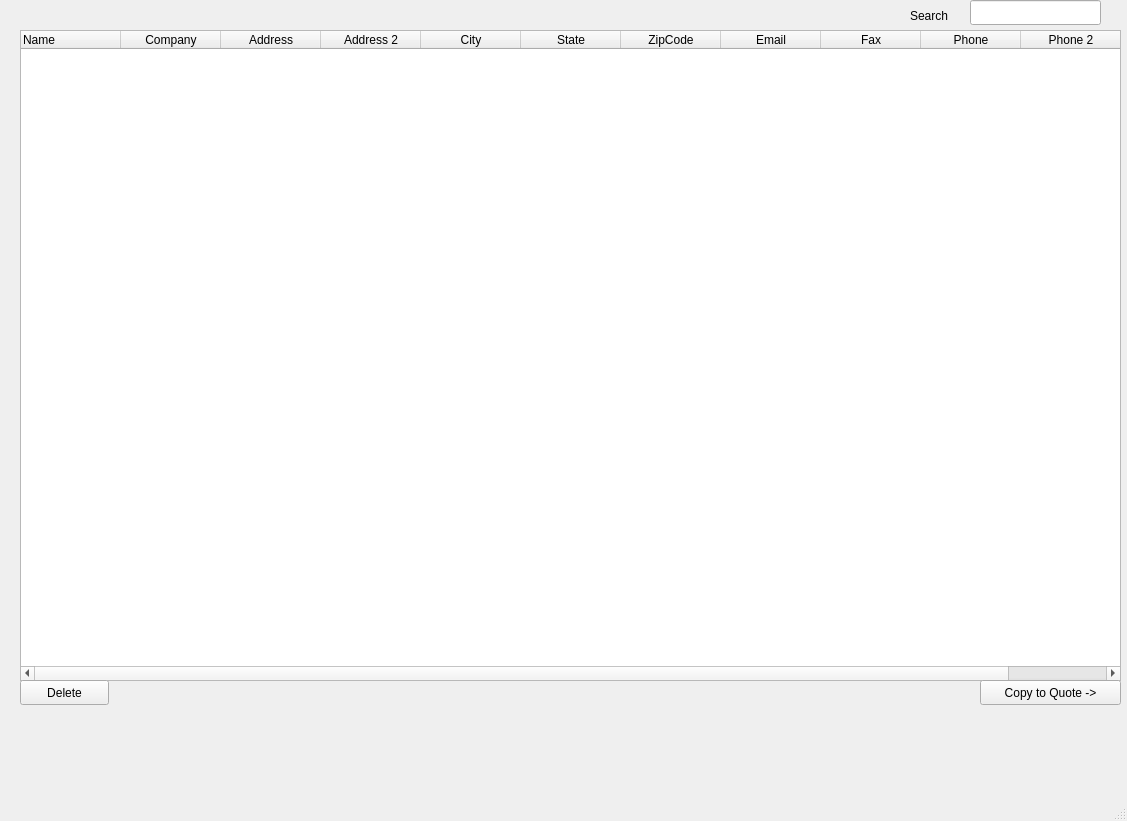
<?xml version="1.0" encoding="UTF-8"?>
<ui version="4.0">
 <class>customerInfo</class>
 <widget class="QMainWindow" name="customerInfo">
  <property name="geometry">
   <rect>
    <x>0</x>
    <y>0</y>
    <width>1127</width>
    <height>821</height>
   </rect>
  </property>
  <property name="windowTitle">
   <string>MainWindow</string>
  </property>
  <widget class="QWidget" name="centralwidget">
   <widget class="QTableWidget" name="customerInfoTableBox">
    <property name="geometry">
     <rect>
      <x>20</x>
      <y>30</y>
      <width>1101</width>
      <height>651</height>
     </rect>
    </property>
    <property name="lineWidth">
     <number>5</number>
    </property>
    <property name="verticalScrollBarPolicy">
     <enum>Qt::ScrollBarAsNeeded</enum>
    </property>
    <property name="horizontalScrollBarPolicy">
     <enum>Qt::ScrollBarAsNeeded</enum>
    </property>
    <property name="sizeAdjustPolicy">
     <enum>QAbstractScrollArea::AdjustToContents</enum>
    </property>
    <property name="editTriggers">
     <set>QAbstractItemView::DoubleClicked</set>
    </property>
    <property name="selectionMode">
     <enum>QAbstractItemView::SingleSelection</enum>
    </property>
    <property name="selectionBehavior">
     <enum>QAbstractItemView::SelectRows</enum>
    </property>
    <column>
     <property name="text">
      <string>Name</string>
     </property>
     <property name="textAlignment">
      <set>AlignLeading|AlignVCenter</set>
     </property>
    </column>
    <column>
     <property name="text">
      <string>Company</string>
     </property>
    </column>
    <column>
     <property name="text">
      <string>Address</string>
     </property>
    </column>
    <column>
     <property name="text">
      <string>Address 2</string>
     </property>
    </column>
    <column>
     <property name="text">
      <string>City</string>
     </property>
    </column>
    <column>
     <property name="text">
      <string>State</string>
     </property>
    </column>
    <column>
     <property name="text">
      <string>ZipCode</string>
     </property>
    </column>
    <column>
     <property name="text">
      <string>Email</string>
     </property>
    </column>
    <column>
     <property name="text">
      <string>Fax</string>
     </property>
    </column>
    <column>
     <property name="text">
      <string>Phone</string>
     </property>
    </column>
    <column>
     <property name="text">
      <string>Phone 2</string>
     </property>
    </column>
   </widget>
   <widget class="QPushButton" name="deletePushButton">
    <property name="geometry">
     <rect>
      <x>20</x>
      <y>680</y>
      <width>89</width>
      <height>25</height>
     </rect>
    </property>
    <property name="text">
     <string>Delete</string>
    </property>
   </widget>
   <widget class="QPushButton" name="copyPushButton">
    <property name="geometry">
     <rect>
      <x>980</x>
      <y>680</y>
      <width>141</width>
      <height>25</height>
     </rect>
    </property>
    <property name="text">
     <string>Copy to Quote -&gt;</string>
    </property>
   </widget>
   <widget class="QLabel" name="searchLabel">
    <property name="geometry">
     <rect>
      <x>910</x>
      <y>0</y>
      <width>67</width>
      <height>31</height>
     </rect>
    </property>
    <property name="text">
     <string>Search</string>
    </property>
   </widget>
   <widget class="QLineEdit" name="searchLineEdit">
    <property name="geometry">
     <rect>
      <x>970</x>
      <y>0</y>
      <width>131</width>
      <height>25</height>
     </rect>
    </property>
   </widget>
  </widget>
  <widget class="QMenuBar" name="menubar">
   <property name="geometry">
    <rect>
     <x>0</x>
     <y>0</y>
     <width>1127</width>
     <height>22</height>
    </rect>
   </property>
  </widget>
  <widget class="QStatusBar" name="statusbar"/>
 </widget>
 <resources/>
 <connections/>
</ui>
